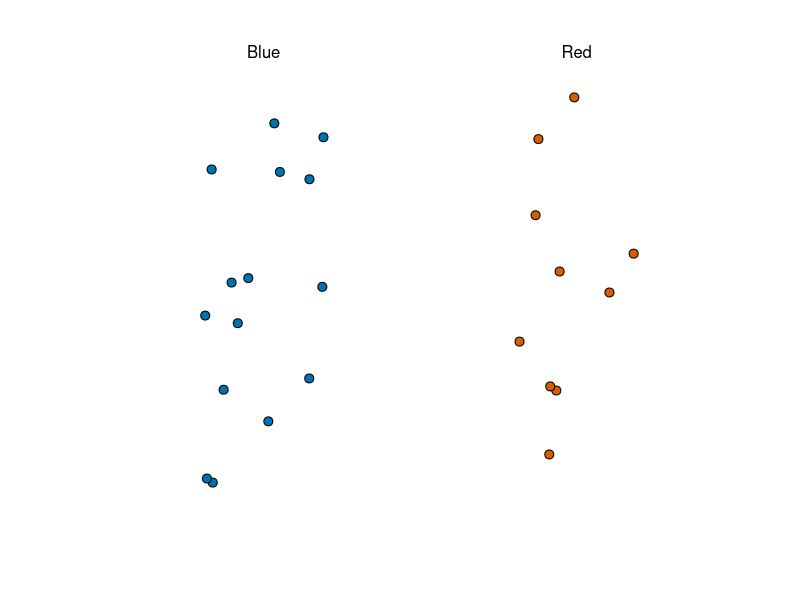
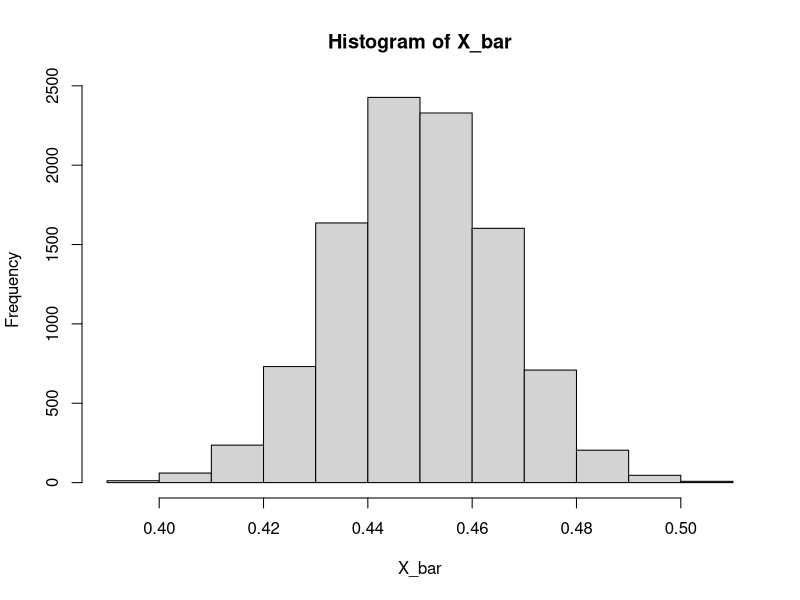

Write the R code that produced these figures, in order.
library(tidyverse)
library(dslabs)
ds_theme_set()
take_poll(25) 
# dslabs equivalent to draw random sample of 25 beads from urn of blue and red beads
# Computing estimate of std error
X_bar <- 0.48
se_hat <- sqrt(X_bar*(1 - X_bar)/25)
se_hat # approx 0.100

# Probability of being within 1% of p or population mean
pnorm(0.01/se_hat) - pnorm(-0.01/se_hat) # 0.08 or 8%

# Probability of 2 SEs from p or populaton mean
pnorm(2) - pnorm(-2) # 95%

## Monte Carlo Simulation for testing CLT on urn model
# urn model - BUT cannot run due p unknown
# B <- 10000 # beads in urn
# N <- 1000 # sample size
# X_bar <- replicate(B, {
#   X <- sample(c(0,1), size = N, replace = TRUE, prob = c(1-p, p))
#   mean(X)
# })

# testing for 1 example at p = 0.45
# theory
X_bar <- 0.45
se_hat <- sqrt(X_bar*(1 - X_bar)/1000)
se_hat # approx 0.0157 or 1.6%

# monte carlo sim
B <- 10000 # beads in urn
N <- 1000 # sample size
X_bar <- replicate(B, {
  X <- sample(c(0,1), size = N, replace = TRUE, prob = c(1-0.45, 0.45))
  mean(X)
})
sd(X_bar) # 0.0156 or 1.6%
# plot histogram to check if distribution is normal
hist(X_bar) # appears to be normal distribution

# p <- 0.45
# N <- 1000
# X <- sample(c(0,1), size = N, replace = TRUE, prob = c(1-p,p))
# X_bar <- mean(X)
